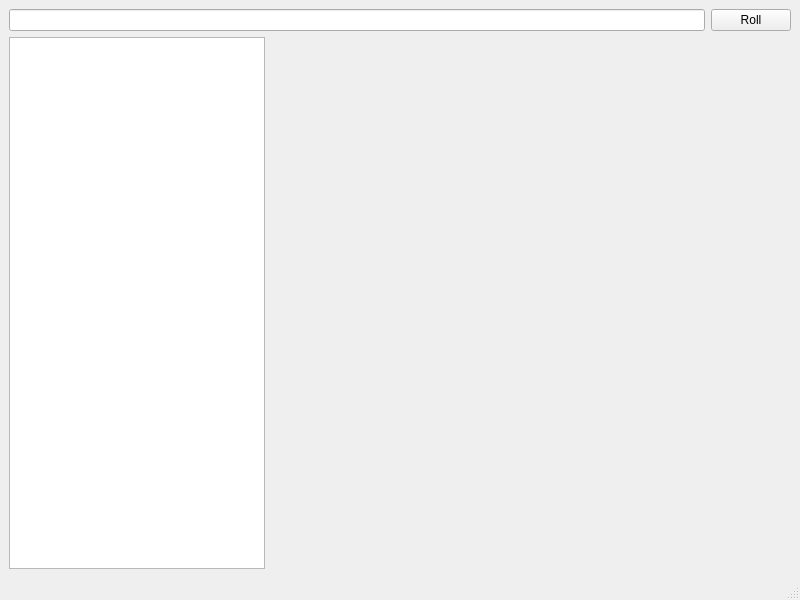
<?xml version="1.0" encoding="UTF-8"?>
<ui version="4.0">
 <class>MainWindow</class>
 <widget class="QMainWindow" name="MainWindow">
  <property name="geometry">
   <rect>
    <x>0</x>
    <y>0</y>
    <width>800</width>
    <height>600</height>
   </rect>
  </property>
  <property name="windowTitle">
   <string>MainWindow</string>
  </property>
  <widget class="QWidget" name="centralwidget">
   <layout class="QVBoxLayout" name="verticalLayout_2">
    <item>
     <layout class="QHBoxLayout" name="horizontalLayout">
      <item>
       <widget class="QLineEdit" name="m_cmdEdit"/>
      </item>
      <item>
       <widget class="QPushButton" name="m_rollButton">
        <property name="text">
         <string>Roll</string>
        </property>
       </widget>
      </item>
     </layout>
    </item>
    <item>
     <layout class="QHBoxLayout" name="horizontalLayout_2" stretch="0,1">
      <item>
       <widget class="QListView" name="m_historicView"/>
      </item>
      <item>
       <layout class="QVBoxLayout" name="verticalLayout">
        <item>
         <widget class="QWidget" name="m_display" native="true"/>
        </item>
        <item>
         <spacer name="horizontalSpacer">
          <property name="orientation">
           <enum>Qt::Horizontal</enum>
          </property>
          <property name="sizeHint" stdset="0">
           <size>
            <width>40</width>
            <height>20</height>
           </size>
          </property>
         </spacer>
        </item>
       </layout>
      </item>
     </layout>
    </item>
   </layout>
  </widget>
  <widget class="QMenuBar" name="menubar">
   <property name="geometry">
    <rect>
     <x>0</x>
     <y>0</y>
     <width>800</width>
     <height>29</height>
    </rect>
   </property>
  </widget>
  <widget class="QStatusBar" name="statusbar"/>
 </widget>
 <resources/>
 <connections/>
</ui>
